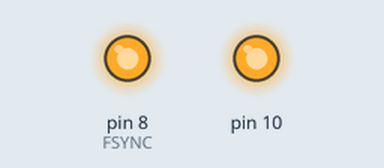
The sketch below on a simulated Arduino Uno, built with avr-gcc and run on an emulated ATmega328P. On the bench: output pins drawn as LEDs (lit = HIGH).

Above: at 1.1 s.
Timing chart, 0 to 2.6 s (numbered marks = the images above):
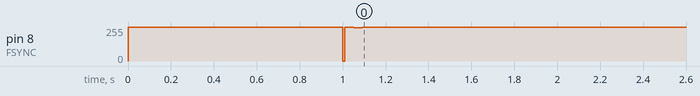

Measured:
- by itself, pin 8 (FSYNC): 255/255 → 0/255 at 1.0 s, → 255/255 0.01 s later, → 248/255 0.04 s later, → 255/255 0.04 s later

The sketch:

AD9833_Qduino_miniPro.ino
```cpp
// (licence header left out)
#include <SPI.h>
//#define PROCESSORCLOCK 998999 //works for square with 16Mhz clock
#define PROCESSORCLOCK 16000000


long f = 448;
boolean initial = true;
boolean updown = true;
int expo = 0;


// Define the FSYNC (used for SD funtion)
#define FSYNC 8

// SPISettings mySettings(8000000,MSBFIRST,SPI_MODE2); // for Qduino

void setup()
{

  pinMode(FSYNC, OUTPUT); //FSYNC

  // Serial.begin(9600); // start serial communication at 9600bps
  // Serial.println("\n\nStartup\n\n");
  digitalWrite(FSYNC, HIGH);

  SPI.setDataMode(SPI_MODE2); // requires SPI Mode for AD9837
  //SPI.begin();
  SPI.begin();
  //SPI.beginTransaction(SPISettings(8000000,MSBFIRST,SPI_MODE2));

  delay(1000); //A little set up time, just to make sure everything's stable

  //Initial frequency
 // freq = 440;
  ResetRegisterAD9837();
  WriteRegisterAD9837(0x2100);
 // WriteFrequencyAD9837(freq);

  //Serial.print("Frequency is ");
  //Serial.print(freq);
  //Serial.println("");

}

void loop()
{

  if(initial) WriteFrequencyAD9837(f);
  initial = false;
  f = 440.0 * pow(1.059463094359,expo);
  if(updown)expo++;
  else expo--;
  if(expo > 35) updown = false;
  else if(expo < -23) updown = true;

}
void WriteFrequencyAD9837(long frequency)
{
  //
  int MSB;
  int LSB;
  int phase = 0;

  //We can't just send the actual frequency, we have to calculate the "frequency word".
  //This amounts to ((desired frequency)/(reference frequency)) x 0x10000000.
  //calculated_freq_word will hold the calculated result.

  long twotwentyeight = 0x20000000;
  long calculated_freq_word = frequency * (twotwentyeight / PROCESSORCLOCK);

  //Once we've got that, we split it up into separate bytes.

  calculated_freq_word &= 0x0FFFFFFF; //zero out 4 high bits
  long LMSB = calculated_freq_word & 0x0FFFC000; // take top 14 bits
  MSB = (int)((LMSB >> 14) & 0x0000FFFF); // and put them into a 16 bit int
  long LLSB = calculated_freq_word & 0x00003FFF;//take lower 14 bits
  LSB = (int)(LLSB & 0x0000FFFF); //put in 16 bit int


  //Set control bits DB15 ande DB14 to 0 and one, respectively, for frequency register 0
  LSB |= 0x4000;
  MSB |= 0x4000;

  phase |= 0xC000;

  //WriteRegisterAD9837(0x2100);

  //delay(500);

  //Set the frequency==========================
  WriteRegisterAD9837(LSB); //lower 14 bits

  WriteRegisterAD9837(MSB); //upper 14 bits

  WriteRegisterAD9837(phase); //mid-low

  //Power it back up
  WriteRegisterAD9837(0x2020); //square
  //WriteRegisterAD9837(0x2000); //sin
  //WriteRegisterAD9837(0x2002); //triangle

}

//This is the guy that does the actual talking to the AD9837
void WriteRegisterAD9837(int dat)
{
  digitalWrite(FSYNC, LOW); //Set FSYNC low
  SPI.transfer(highByte(dat)); Serial.println(highByte(dat));
  SPI.transfer(lowByte(dat)); Serial.println(lowByte(dat));
  digitalWrite(FSYNC, HIGH); //Set FSYNC high
  delay(1);

}


void ResetRegisterAD9837()
{

  Serial.println("Resetting registers");
  digitalWrite(FSYNC, LOW); //Set FSYNC low
  delay(10);

  SPI.transfer(0x01);
  SPI.transfer(0x00);

  digitalWrite(FSYNC, HIGH); //Set FSYNC high
}
```
